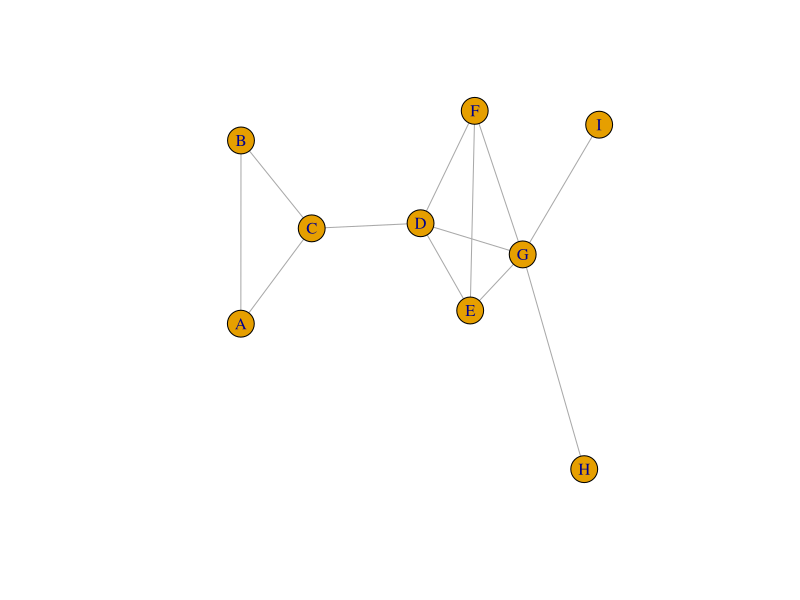

Here is the R script that generated this plot:
## ---- chunk 1
knitr::opts_chunk$set(echo = FALSE)
library(igraph)
## ---- chunk 2
g <- c(1, 2, 1, 3, 2, 3, 3, 4, 4, 5, 4, 6, 5, 6, 5, 7, 6, 7, 4, 7, 7, 8, 7, 9)
g <- make_graph(g, directed = FALSE)
V(g)$name <- LETTERS[1:9]
plot(g)
#clq <- largest_cliques(g)
#clq
#cliques(g, min = 3)
#largest_cliques(g)
#max_cliques(g)


#lgl_cor <- (E(g) %in% E(sub1)) & (E(g) %in% E(sub2))

